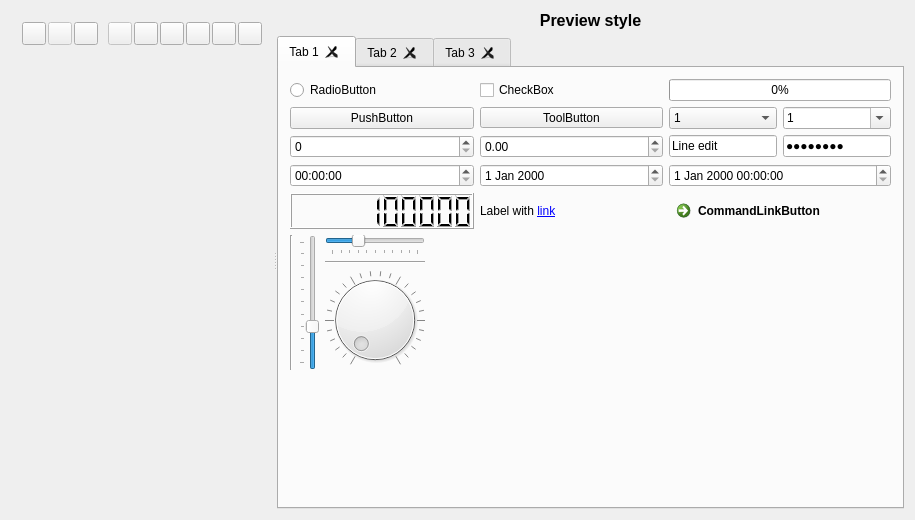
<?xml version="1.0" encoding="UTF-8"?>
<ui version="4.0">
 <class>QssEditor</class>
 <widget class="QWidget" name="QssEditor">
  <property name="geometry">
   <rect>
    <x>0</x>
    <y>0</y>
    <width>915</width>
    <height>520</height>
   </rect>
  </property>
  <layout class="QGridLayout" name="gridLayout_4">
   <item row="0" column="0">
    <widget class="QSplitter" name="splitter">
     <property name="orientation">
      <enum>Qt::Horizontal</enum>
     </property>
     <widget class="QWidget" name="layoutWidget">
      <layout class="QVBoxLayout" name="verticalLayout">
       <item>
        <layout class="QHBoxLayout" name="horizontalLayout">
         <property name="spacing">
          <number>2</number>
         </property>
         <item>
          <widget class="QToolButton" name="toolOpen">
           <property name="toolTip">
            <string>Open style</string>
           </property>
          </widget>
         </item>
         <item>
          <widget class="QToolButton" name="toolSave">
           <property name="enabled">
            <bool>false</bool>
           </property>
           <property name="toolTip">
            <string>Save style</string>
           </property>
          </widget>
         </item>
         <item>
          <widget class="QToolButton" name="toolSaveAs">
           <property name="toolTip">
            <string>Save style as</string>
           </property>
          </widget>
         </item>
         <item>
          <spacer name="horizontalSpacer_4">
           <property name="orientation">
            <enum>Qt::Horizontal</enum>
           </property>
           <property name="sizeType">
            <enum>QSizePolicy::Fixed</enum>
           </property>
           <property name="sizeHint" stdset="0">
            <size>
             <width>8</width>
             <height>20</height>
            </size>
           </property>
          </spacer>
         </item>
         <item>
          <widget class="QToolButton" name="toolClose">
           <property name="enabled">
            <bool>false</bool>
           </property>
           <property name="toolTip">
            <string>Close</string>
           </property>
          </widget>
         </item>
         <item>
          <spacer name="horizontalSpacer">
           <property name="orientation">
            <enum>Qt::Horizontal</enum>
           </property>
           <property name="sizeHint" stdset="0">
            <size>
             <width>0</width>
             <height>17</height>
            </size>
           </property>
          </spacer>
         </item>
         <item>
          <widget class="QToolButton" name="toolUndo">
           <property name="toolTip">
            <string>Undo</string>
           </property>
          </widget>
         </item>
         <item>
          <widget class="QToolButton" name="toolRedo">
           <property name="toolTip">
            <string>Redo</string>
           </property>
          </widget>
         </item>
         <item>
          <spacer name="horizontalSpacer_3">
           <property name="orientation">
            <enum>Qt::Horizontal</enum>
           </property>
           <property name="sizeHint" stdset="0">
            <size>
             <width>0</width>
             <height>20</height>
            </size>
           </property>
          </spacer>
         </item>
         <item>
          <widget class="QToolButton" name="toolOptions">
           <property name="toolTip">
            <string>Options</string>
           </property>
          </widget>
         </item>
         <item>
          <widget class="QToolButton" name="toolAbout">
           <property name="icon">
            <iconset resource="qsseditor.qrc">
             <normaloff>:/images/qsseditor.ico</normaloff>:/images/qsseditor.ico</iconset>
           </property>
          </widget>
         </item>
         <item>
          <widget class="QToolButton" name="toolAboutQt"/>
         </item>
        </layout>
       </item>
       <item>
        <widget class="QsciScintilla" name="text" native="true">
         <property name="sizePolicy">
          <sizepolicy hsizetype="Preferred" vsizetype="Preferred">
           <horstretch>0</horstretch>
           <verstretch>1</verstretch>
          </sizepolicy>
         </property>
        </widget>
       </item>
      </layout>
     </widget>
     <widget class="QWidget" name="widgetAllWidgets" native="true">
      <layout class="QGridLayout" name="gridLayout">
       <property name="leftMargin">
        <number>0</number>
       </property>
       <property name="topMargin">
        <number>0</number>
       </property>
       <property name="rightMargin">
        <number>0</number>
       </property>
       <property name="bottomMargin">
        <number>0</number>
       </property>
       <item row="0" column="0">
        <widget class="QLabel" name="labelPreview">
         <property name="font">
          <font>
           <pointsize>12</pointsize>
           <weight>75</weight>
           <bold>true</bold>
          </font>
         </property>
         <property name="text">
          <string>Preview style</string>
         </property>
         <property name="alignment">
          <set>Qt::AlignCenter</set>
         </property>
        </widget>
       </item>
       <item row="1" column="0">
        <widget class="QTabWidget" name="tabWidget">
         <property name="currentIndex">
          <number>0</number>
         </property>
         <property name="tabsClosable">
          <bool>true</bool>
         </property>
         <widget class="QWidget" name="tab_1">
          <attribute name="title">
           <string notr="true">Tab 1</string>
          </attribute>
          <layout class="QGridLayout" name="gridLayout_7">
           <item row="0" column="0" colspan="2">
            <layout class="QGridLayout" name="gridLayout_6">
             <item row="0" column="0">
              <widget class="QRadioButton" name="radioButton">
               <property name="text">
                <string notr="true">RadioButton</string>
               </property>
              </widget>
             </item>
             <item row="0" column="1">
              <widget class="QCheckBox" name="checkBox">
               <property name="text">
                <string notr="true">CheckBox</string>
               </property>
               <property name="tristate">
                <bool>true</bool>
               </property>
              </widget>
             </item>
             <item row="0" column="2">
              <widget class="QProgressBar" name="progressBar">
               <property name="maximum">
                <number>20</number>
               </property>
               <property name="value">
                <number>0</number>
               </property>
              </widget>
             </item>
             <item row="1" column="0">
              <widget class="QPushButton" name="pushButton">
               <property name="sizePolicy">
                <sizepolicy hsizetype="MinimumExpanding" vsizetype="Fixed">
                 <horstretch>0</horstretch>
                 <verstretch>0</verstretch>
                </sizepolicy>
               </property>
               <property name="text">
                <string notr="true">PushButton</string>
               </property>
              </widget>
             </item>
             <item row="1" column="1">
              <widget class="QToolButton" name="toolButton">
               <property name="sizePolicy">
                <sizepolicy hsizetype="MinimumExpanding" vsizetype="Fixed">
                 <horstretch>0</horstretch>
                 <verstretch>0</verstretch>
                </sizepolicy>
               </property>
               <property name="text">
                <string notr="true">ToolButton</string>
               </property>
               <property name="popupMode">
                <enum>QToolButton::InstantPopup</enum>
               </property>
              </widget>
             </item>
             <item row="1" column="2">
              <layout class="QHBoxLayout" name="horizontalLayout_3">
               <item>
                <widget class="QComboBox" name="comboBoxReadOnly">
                 <property name="sizePolicy">
                  <sizepolicy hsizetype="MinimumExpanding" vsizetype="Fixed">
                   <horstretch>0</horstretch>
                   <verstretch>0</verstretch>
                  </sizepolicy>
                 </property>
                 <item>
                  <property name="text">
                   <string notr="true">1</string>
                  </property>
                 </item>
                 <item>
                  <property name="text">
                   <string notr="true">2</string>
                  </property>
                 </item>
                 <item>
                  <property name="text">
                   <string notr="true">3</string>
                  </property>
                 </item>
                </widget>
               </item>
               <item>
                <widget class="QComboBox" name="comboBoxEditable">
                 <property name="sizePolicy">
                  <sizepolicy hsizetype="MinimumExpanding" vsizetype="Fixed">
                   <horstretch>0</horstretch>
                   <verstretch>0</verstretch>
                  </sizepolicy>
                 </property>
                 <property name="editable">
                  <bool>true</bool>
                 </property>
                 <item>
                  <property name="text">
                   <string notr="true">1</string>
                  </property>
                 </item>
                 <item>
                  <property name="text">
                   <string notr="true">2</string>
                  </property>
                 </item>
                 <item>
                  <property name="text">
                   <string notr="true">3</string>
                  </property>
                 </item>
                </widget>
               </item>
              </layout>
             </item>
             <item row="2" column="0">
              <widget class="QSpinBox" name="spinBox"/>
             </item>
             <item row="2" column="1">
              <widget class="QDoubleSpinBox" name="doubleSpinBox"/>
             </item>
             <item row="2" column="2">
              <layout class="QHBoxLayout" name="horizontalLayout_2">
               <item>
                <widget class="QLineEdit" name="lineEdit">
                 <property name="text">
                  <string notr="true">Line edit</string>
                 </property>
                </widget>
               </item>
               <item>
                <widget class="QLineEdit" name="lineEdit_2">
                 <property name="text">
                  <string notr="true">Password</string>
                 </property>
                 <property name="echoMode">
                  <enum>QLineEdit::Password</enum>
                 </property>
                </widget>
               </item>
              </layout>
             </item>
             <item row="3" column="0">
              <widget class="QTimeEdit" name="timeEdit"/>
             </item>
             <item row="3" column="1">
              <widget class="QDateEdit" name="dateEdit"/>
             </item>
             <item row="3" column="2">
              <widget class="QDateTimeEdit" name="dateTimeEdit"/>
             </item>
             <item row="4" column="0">
              <widget class="QLCDNumber" name="lcdNumber">
               <property name="digitCount">
                <number>10</number>
               </property>
               <property name="intValue" stdset="0">
                <number>1234567890</number>
               </property>
              </widget>
             </item>
             <item row="4" column="1">
              <widget class="QLabel" name="label">
               <property name="text">
                <string notr="true">Label with &lt;a href=&quot;http://google.com&quot;&gt;link&lt;/a&gt;</string>
               </property>
              </widget>
             </item>
             <item row="4" column="2">
              <widget class="QCommandLinkButton" name="commandLinkButton">
               <property name="text">
                <string notr="true">CommandLinkButton</string>
               </property>
              </widget>
             </item>
            </layout>
           </item>
           <item row="2" column="0">
            <layout class="QGridLayout" name="gridLayout_5">
             <item row="0" column="0" rowspan="3">
              <widget class="Line" name="line_2">
               <property name="orientation">
                <enum>Qt::Vertical</enum>
               </property>
              </widget>
             </item>
             <item row="0" column="1" rowspan="3">
              <widget class="QSlider" name="verticalSlider">
               <property name="value">
                <number>30</number>
               </property>
               <property name="orientation">
                <enum>Qt::Vertical</enum>
               </property>
               <property name="tickPosition">
                <enum>QSlider::TicksAbove</enum>
               </property>
              </widget>
             </item>
             <item row="0" column="2">
              <widget class="QSlider" name="horizontalSlider">
               <property name="sizePolicy">
                <sizepolicy hsizetype="Minimum" vsizetype="Fixed">
                 <horstretch>0</horstretch>
                 <verstretch>0</verstretch>
                </sizepolicy>
               </property>
               <property name="value">
                <number>30</number>
               </property>
               <property name="orientation">
                <enum>Qt::Horizontal</enum>
               </property>
               <property name="tickPosition">
                <enum>QSlider::TicksBelow</enum>
               </property>
              </widget>
             </item>
             <item row="1" column="2">
              <widget class="Line" name="line">
               <property name="orientation">
                <enum>Qt::Horizontal</enum>
               </property>
              </widget>
             </item>
             <item row="2" column="2">
              <widget class="QDial" name="dial">
               <property name="notchesVisible">
                <bool>true</bool>
               </property>
              </widget>
             </item>
            </layout>
           </item>
           <item row="2" column="1">
            <spacer name="horizontalSpacer_2">
             <property name="orientation">
              <enum>Qt::Horizontal</enum>
             </property>
             <property name="sizeHint" stdset="0">
              <size>
               <width>0</width>
               <height>20</height>
              </size>
             </property>
            </spacer>
           </item>
           <item row="3" column="0">
            <spacer name="verticalSpacer">
             <property name="orientation">
              <enum>Qt::Vertical</enum>
             </property>
             <property name="sizeHint" stdset="0">
              <size>
               <width>20</width>
               <height>0</height>
              </size>
             </property>
            </spacer>
           </item>
          </layout>
         </widget>
         <widget class="QWidget" name="tab_2">
          <attribute name="title">
           <string notr="true">Tab 2</string>
          </attribute>
          <layout class="QGridLayout" name="gridLayout_2">
           <item row="0" column="0">
            <widget class="QListWidget" name="listWidget">
             <item>
              <property name="text">
               <string notr="true">I1</string>
              </property>
              <property name="icon">
               <iconset resource="qsseditor.qrc">
                <normaloff>:/images/battery.png</normaloff>:/images/battery.png</iconset>
              </property>
             </item>
             <item>
              <property name="text">
               <string notr="true">I2</string>
              </property>
              <property name="icon">
               <iconset resource="qsseditor.qrc">
                <normaloff>:/images/image-sunset.png</normaloff>:/images/image-sunset.png</iconset>
              </property>
             </item>
             <item>
              <property name="text">
               <string notr="true">I3</string>
              </property>
              <property name="icon">
               <iconset resource="qsseditor.qrc">
                <normaloff>:/images/user.png</normaloff>:/images/user.png</iconset>
              </property>
             </item>
             <item>
              <property name="text">
               <string notr="true">I4</string>
              </property>
             </item>
             <item>
              <property name="text">
               <string notr="true">I5</string>
              </property>
             </item>
             <item>
              <property name="text">
               <string notr="true">I6</string>
              </property>
             </item>
             <item>
              <property name="text">
               <string notr="true">I7</string>
              </property>
             </item>
             <item>
              <property name="text">
               <string notr="true">I8</string>
              </property>
             </item>
             <item>
              <property name="text">
               <string notr="true">I9</string>
              </property>
             </item>
             <item>
              <property name="text">
               <string notr="true">I10</string>
              </property>
             </item>
             <item>
              <property name="text">
               <string notr="true">I11</string>
              </property>
             </item>
             <item>
              <property name="text">
               <string notr="true">I12</string>
              </property>
             </item>
             <item>
              <property name="text">
               <string notr="true">I14</string>
              </property>
             </item>
             <item>
              <property name="text">
               <string notr="true">I15</string>
              </property>
             </item>
             <item>
              <property name="text">
               <string notr="true">I16</string>
              </property>
             </item>
             <item>
              <property name="text">
               <string notr="true">I17</string>
              </property>
             </item>
             <item>
              <property name="text">
               <string notr="true">I18</string>
              </property>
             </item>
             <item>
              <property name="text">
               <string notr="true">I19</string>
              </property>
             </item>
             <item>
              <property name="text">
               <string notr="true">I20</string>
              </property>
             </item>
            </widget>
           </item>
           <item row="0" column="1">
            <widget class="QListWidget" name="listWidgetIcons">
             <property name="flow">
              <enum>QListView::LeftToRight</enum>
             </property>
             <property name="viewMode">
              <enum>QListView::IconMode</enum>
             </property>
             <item>
              <property name="text">
               <string notr="true">I1</string>
              </property>
              <property name="icon">
               <iconset resource="qsseditor.qrc">
                <normaloff>:/images/battery.png</normaloff>:/images/battery.png</iconset>
              </property>
             </item>
             <item>
              <property name="text">
               <string notr="true">I2</string>
              </property>
              <property name="icon">
               <iconset resource="qsseditor.qrc">
                <normaloff>:/images/image-sunset.png</normaloff>:/images/image-sunset.png</iconset>
              </property>
             </item>
             <item>
              <property name="text">
               <string notr="true">I3</string>
              </property>
              <property name="icon">
               <iconset resource="qsseditor.qrc">
                <normaloff>:/images/user.png</normaloff>:/images/user.png</iconset>
              </property>
             </item>
            </widget>
           </item>
           <item row="1" column="0">
            <widget class="QTableWidget" name="table">
             <property name="sortingEnabled">
              <bool>true</bool>
             </property>
             <attribute name="horizontalHeaderShowSortIndicator" stdset="0">
              <bool>true</bool>
             </attribute>
             <attribute name="verticalHeaderShowSortIndicator" stdset="0">
              <bool>true</bool>
             </attribute>
             <row>
              <property name="text">
               <string notr="true">R1</string>
              </property>
             </row>
             <row>
              <property name="text">
               <string notr="true">R2</string>
              </property>
             </row>
             <row>
              <property name="text">
               <string notr="true">R3</string>
              </property>
             </row>
             <column>
              <property name="text">
               <string notr="true">C1</string>
              </property>
             </column>
             <column>
              <property name="text">
               <string notr="true">C2</string>
              </property>
             </column>
             <item row="0" column="0">
              <property name="text">
               <string notr="true">1,1</string>
              </property>
             </item>
             <item row="0" column="1">
              <property name="text">
               <string notr="true">1,2</string>
              </property>
             </item>
             <item row="1" column="0">
              <property name="text">
               <string notr="true">2,1</string>
              </property>
             </item>
             <item row="1" column="1">
              <property name="text">
               <string notr="true">2,2</string>
              </property>
             </item>
             <item row="2" column="0">
              <property name="text">
               <string notr="true">3,1</string>
              </property>
              <property name="flags">
               <set>ItemIsSelectable|ItemIsDragEnabled|ItemIsUserCheckable</set>
              </property>
             </item>
             <item row="2" column="1">
              <property name="text">
               <string notr="true">2,3</string>
              </property>
              <property name="flags">
               <set>ItemIsSelectable|ItemIsDragEnabled|ItemIsUserCheckable</set>
              </property>
             </item>
            </widget>
           </item>
           <item row="1" column="1">
            <widget class="QTreeWidget" name="tree">
             <property name="allColumnsShowFocus">
              <bool>true</bool>
             </property>
             <attribute name="headerShowSortIndicator" stdset="0">
              <bool>true</bool>
             </attribute>
             <column>
              <property name="text">
               <string notr="true">C1</string>
              </property>
             </column>
             <column>
              <property name="text">
               <string notr="true">C2</string>
              </property>
             </column>
             <item>
              <property name="text">
               <string notr="true">R1</string>
              </property>
              <property name="text">
               <string notr="true"/>
              </property>
              <item>
               <property name="text">
                <string notr="true">C1</string>
               </property>
               <property name="checkState">
                <enum>Checked</enum>
               </property>
               <property name="text">
                <string notr="true">X1</string>
               </property>
               <property name="checkState">
                <enum>Checked</enum>
               </property>
              </item>
              <item>
               <property name="text">
                <string notr="true">C2</string>
               </property>
               <property name="checkState">
                <enum>PartiallyChecked</enum>
               </property>
               <property name="text">
                <string notr="true">X2</string>
               </property>
               <property name="checkState">
                <enum>PartiallyChecked</enum>
               </property>
              </item>
              <item>
               <property name="text">
                <string notr="true">C3</string>
               </property>
               <property name="text">
                <string notr="true">X3</string>
               </property>
               <property name="flags">
                <set>ItemIsSelectable|ItemIsDragEnabled|ItemIsUserCheckable</set>
               </property>
              </item>
             </item>
             <item>
              <property name="text">
               <string notr="true">R2</string>
              </property>
              <property name="flags">
               <set>ItemIsSelectable|ItemIsDragEnabled|ItemIsUserCheckable</set>
              </property>
             </item>
            </widget>
           </item>
          </layout>
         </widget>
         <widget class="QWidget" name="tab_3">
          <attribute name="title">
           <string notr="true">Tab 3</string>
          </attribute>
          <layout class="QGridLayout" name="gridLayout_8">
           <item row="0" column="0">
            <widget class="QTextBrowser" name="textBrowser">
             <property name="undoRedoEnabled">
              <bool>true</bool>
             </property>
             <property name="html">
              <string notr="true">&lt;!DOCTYPE HTML PUBLIC &quot;-//W3C//DTD HTML 4.0//EN&quot; &quot;http://www.w3.org/TR/REC-html40/strict.dtd&quot;&gt;
&lt;html&gt;&lt;head&gt;&lt;meta name=&quot;qrichtext&quot; content=&quot;1&quot; /&gt;&lt;style type=&quot;text/css&quot;&gt;
p, li { white-space: pre-wrap; }
&lt;/style&gt;&lt;/head&gt;&lt;body style=&quot; font-family:'MS Shell Dlg 2'; font-size:8.25pt; font-weight:400; font-style:normal;&quot;&gt;
&lt;p style=&quot; margin-top:0px; margin-bottom:0px; margin-left:0px; margin-right:0px; -qt-block-indent:0; text-indent:0px;&quot;&gt;&lt;span style=&quot; font-size:8pt;&quot;&gt;Text &lt;/span&gt;&lt;span style=&quot; font-size:8pt; font-weight:600;&quot;&gt;browser&lt;/span&gt;&lt;span style=&quot; font-size:8pt;&quot;&gt; &lt;/span&gt;&lt;span style=&quot; font-size:8pt; font-style:italic;&quot;&gt;with&lt;/span&gt;&lt;span style=&quot; font-size:8pt;&quot;&gt; &lt;/span&gt;&lt;span style=&quot; font-size:8pt; text-decoration: underline;&quot;&gt;some&lt;/span&gt;&lt;span style=&quot; font-size:8pt;&quot;&gt; &lt;/span&gt;&lt;span style=&quot; font-size:8pt; font-weight:600; font-style:italic;&quot;&gt;text &lt;/span&gt;&lt;span style=&quot; font-size:8pt;&quot;&gt;and &lt;/span&gt;&lt;a href=&quot;http://google.com&quot;&gt;&lt;span style=&quot; font-size:8pt; text-decoration: underline; color:#0000ff;&quot;&gt;links&lt;/span&gt;&lt;/a&gt;&lt;/p&gt;&lt;/body&gt;&lt;/html&gt;</string>
             </property>
             <property name="openLinks">
              <bool>false</bool>
             </property>
            </widget>
           </item>
           <item row="0" column="1">
            <widget class="QTextEdit" name="textEdit">
             <property name="html">
              <string notr="true">&lt;!DOCTYPE HTML PUBLIC &quot;-//W3C//DTD HTML 4.0//EN&quot; &quot;http://www.w3.org/TR/REC-html40/strict.dtd&quot;&gt;
&lt;html&gt;&lt;head&gt;&lt;meta name=&quot;qrichtext&quot; content=&quot;1&quot; /&gt;&lt;style type=&quot;text/css&quot;&gt;
p, li { white-space: pre-wrap; }
&lt;/style&gt;&lt;/head&gt;&lt;body style=&quot; font-family:'MS Shell Dlg 2'; font-size:8.25pt; font-weight:400; font-style:normal;&quot;&gt;
&lt;p style=&quot; margin-top:0px; margin-bottom:0px; margin-left:0px; margin-right:0px; -qt-block-indent:0; text-indent:0px;&quot;&gt;&lt;span style=&quot; font-size:8pt;&quot;&gt;Text edit&lt;/span&gt;&lt;/p&gt;&lt;/body&gt;&lt;/html&gt;</string>
             </property>
            </widget>
           </item>
           <item row="0" column="2">
            <widget class="QCalendarWidget" name="calendarWidget"/>
           </item>
           <item row="1" column="0" colspan="3">
            <widget class="QGroupBox" name="groupBox">
             <property name="sizePolicy">
              <sizepolicy hsizetype="Preferred" vsizetype="Preferred">
               <horstretch>1</horstretch>
               <verstretch>0</verstretch>
              </sizepolicy>
             </property>
             <property name="title">
              <string notr="true">GroupBox</string>
             </property>
             <layout class="QGridLayout" name="gridLayout_3">
              <item row="0" column="0">
               <widget class="QScrollArea" name="scrollArea">
                <property name="widgetResizable">
                 <bool>true</bool>
                </property>
                <widget class="QWidget" name="scrollAreaWidgetContents">
                 <property name="geometry">
                  <rect>
                   <x>0</x>
                   <y>0</y>
                   <width>253</width>
                   <height>141</height>
                  </rect>
                 </property>
                 <layout class="QGridLayout" name="gridLayout_9">
                  <item row="0" column="1">
                   <widget class="QFrame" name="frame">
                    <property name="sizePolicy">
                     <sizepolicy hsizetype="Preferred" vsizetype="Preferred">
                      <horstretch>1</horstretch>
                      <verstretch>0</verstretch>
                     </sizepolicy>
                    </property>
                    <property name="frameShape">
                     <enum>QFrame::StyledPanel</enum>
                    </property>
                    <property name="frameShadow">
                     <enum>QFrame::Raised</enum>
                    </property>
                    <layout class="QGridLayout" name="gridLayout_10">
                     <item row="0" column="0">
                      <widget class="QLabel" name="label_2">
                       <property name="text">
                        <string notr="true">Frame</string>
                       </property>
                      </widget>
                     </item>
                     <item row="1" column="0">
                      <spacer name="verticalSpacer_2">
                       <property name="orientation">
                        <enum>Qt::Vertical</enum>
                       </property>
                       <property name="sizeHint" stdset="0">
                        <size>
                         <width>20</width>
                         <height>46</height>
                        </size>
                       </property>
                      </spacer>
                     </item>
                    </layout>
                   </widget>
                  </item>
                  <item row="0" column="0" rowspan="2">
                   <widget class="QToolBox" name="toolBox">
                    <property name="currentIndex">
                     <number>0</number>
                    </property>
                    <widget class="QWidget" name="page">
                     <property name="geometry">
                      <rect>
                       <x>0</x>
                       <y>0</y>
                       <width>98</width>
                       <height>28</height>
                      </rect>
                     </property>
                     <attribute name="label">
                      <string notr="true">Toolbox1</string>
                     </attribute>
                    </widget>
                    <widget class="QWidget" name="page_2">
                     <property name="geometry">
                      <rect>
                       <x>0</x>
                       <y>0</y>
                       <width>98</width>
                       <height>28</height>
                      </rect>
                     </property>
                     <attribute name="label">
                      <string notr="true">Toolbox2</string>
                     </attribute>
                    </widget>
                   </widget>
                  </item>
                  <item row="0" column="2">
                   <widget class="QDockWidget" name="dockWidget">
                    <property name="sizePolicy">
                     <sizepolicy hsizetype="Preferred" vsizetype="Preferred">
                      <horstretch>1</horstretch>
                      <verstretch>1</verstretch>
                     </sizepolicy>
                    </property>
                    <property name="windowTitle">
                     <string notr="true">Dock widget</string>
                    </property>
                    <widget class="QWidget" name="dockWidgetContents_3"/>
                   </widget>
                  </item>
                  <item row="1" column="1" colspan="2">
                   <widget class="QMdiArea" name="mdiArea">
                    <property name="sizePolicy">
                     <sizepolicy hsizetype="Expanding" vsizetype="Expanding">
                      <horstretch>0</horstretch>
                      <verstretch>2</verstretch>
                     </sizepolicy>
                    </property>
                   </widget>
                  </item>
                 </layout>
                </widget>
               </widget>
              </item>
             </layout>
            </widget>
           </item>
          </layout>
         </widget>
        </widget>
       </item>
      </layout>
     </widget>
    </widget>
   </item>
  </layout>
 </widget>
 <layoutdefault spacing="6" margin="11"/>
 <customwidgets>
  <customwidget>
   <class>QsciScintilla</class>
   <extends>QWidget</extends>
   <header>Qsci/qsciscintilla.h</header>
   <container>1</container>
   <slots>
    <signal>textChanged()</signal>
    <slot>undo()</slot>
    <slot>redo()</slot>
   </slots>
  </customwidget>
 </customwidgets>
 <tabstops>
  <tabstop>toolOpen</tabstop>
  <tabstop>toolSave</tabstop>
  <tabstop>toolSaveAs</tabstop>
  <tabstop>toolClose</tabstop>
  <tabstop>toolUndo</tabstop>
  <tabstop>toolRedo</tabstop>
  <tabstop>toolOptions</tabstop>
  <tabstop>toolAbout</tabstop>
  <tabstop>toolAboutQt</tabstop>
  <tabstop>tabWidget</tabstop>
  <tabstop>radioButton</tabstop>
  <tabstop>checkBox</tabstop>
  <tabstop>pushButton</tabstop>
  <tabstop>toolButton</tabstop>
  <tabstop>comboBoxReadOnly</tabstop>
  <tabstop>comboBoxEditable</tabstop>
  <tabstop>spinBox</tabstop>
  <tabstop>doubleSpinBox</tabstop>
  <tabstop>lineEdit</tabstop>
  <tabstop>lineEdit_2</tabstop>
  <tabstop>timeEdit</tabstop>
  <tabstop>dateEdit</tabstop>
  <tabstop>dateTimeEdit</tabstop>
  <tabstop>verticalSlider</tabstop>
  <tabstop>horizontalSlider</tabstop>
  <tabstop>dial</tabstop>
  <tabstop>commandLinkButton</tabstop>
  <tabstop>listWidget</tabstop>
  <tabstop>listWidgetIcons</tabstop>
  <tabstop>table</tabstop>
  <tabstop>tree</tabstop>
  <tabstop>textBrowser</tabstop>
  <tabstop>textEdit</tabstop>
  <tabstop>calendarWidget</tabstop>
  <tabstop>scrollArea</tabstop>
 </tabstops>
 <resources>
  <include location="qsseditor.qrc"/>
 </resources>
 <connections>
  <connection>
   <sender>text</sender>
   <signal>textChanged()</signal>
   <receiver>QssEditor</receiver>
   <slot>slotCssChanged()</slot>
   <hints>
    <hint type="sourcelabel">
     <x>57</x>
     <y>244</y>
    </hint>
    <hint type="destinationlabel">
     <x>457</x>
     <y>244</y>
    </hint>
   </hints>
  </connection>
  <connection>
   <sender>toolOpen</sender>
   <signal>clicked()</signal>
   <receiver>QssEditor</receiver>
   <slot>slotOpen()</slot>
   <hints>
    <hint type="sourcelabel">
     <x>31</x>
     <y>32</y>
    </hint>
    <hint type="destinationlabel">
     <x>243</x>
     <y>155</y>
    </hint>
   </hints>
  </connection>
  <connection>
   <sender>toolSave</sender>
   <signal>clicked()</signal>
   <receiver>QssEditor</receiver>
   <slot>slotSave()</slot>
   <hints>
    <hint type="sourcelabel">
     <x>58</x>
     <y>32</y>
    </hint>
    <hint type="destinationlabel">
     <x>242</x>
     <y>195</y>
    </hint>
   </hints>
  </connection>
  <connection>
   <sender>toolSaveAs</sender>
   <signal>clicked()</signal>
   <receiver>QssEditor</receiver>
   <slot>slotSaveAs()</slot>
   <hints>
    <hint type="sourcelabel">
     <x>83</x>
     <y>32</y>
    </hint>
    <hint type="destinationlabel">
     <x>243</x>
     <y>272</y>
    </hint>
   </hints>
  </connection>
  <connection>
   <sender>toolOptions</sender>
   <signal>clicked()</signal>
   <receiver>QssEditor</receiver>
   <slot>slotOptions()</slot>
   <hints>
    <hint type="sourcelabel">
     <x>187</x>
     <y>32</y>
    </hint>
    <hint type="destinationlabel">
     <x>238</x>
     <y>324</y>
    </hint>
   </hints>
  </connection>
  <connection>
   <sender>toolUndo</sender>
   <signal>clicked()</signal>
   <receiver>text</receiver>
   <slot>undo()</slot>
   <hints>
    <hint type="sourcelabel">
     <x>135</x>
     <y>32</y>
    </hint>
    <hint type="destinationlabel">
     <x>54</x>
     <y>321</y>
    </hint>
   </hints>
  </connection>
  <connection>
   <sender>toolRedo</sender>
   <signal>clicked()</signal>
   <receiver>text</receiver>
   <slot>redo()</slot>
   <hints>
    <hint type="sourcelabel">
     <x>160</x>
     <y>28</y>
    </hint>
    <hint type="destinationlabel">
     <x>96</x>
     <y>339</y>
    </hint>
   </hints>
  </connection>
  <connection>
   <sender>toolClose</sender>
   <signal>clicked()</signal>
   <receiver>QssEditor</receiver>
   <slot>slotClose()</slot>
   <hints>
    <hint type="sourcelabel">
     <x>99</x>
     <y>22</y>
    </hint>
    <hint type="destinationlabel">
     <x>925</x>
     <y>170</y>
    </hint>
   </hints>
  </connection>
  <connection>
   <sender>toolAbout</sender>
   <signal>clicked()</signal>
   <receiver>QssEditor</receiver>
   <slot>slotAbout()</slot>
   <hints>
    <hint type="sourcelabel">
     <x>208</x>
     <y>25</y>
    </hint>
    <hint type="destinationlabel">
     <x>937</x>
     <y>21</y>
    </hint>
   </hints>
  </connection>
  <connection>
   <sender>toolAboutQt</sender>
   <signal>clicked()</signal>
   <receiver>QssEditor</receiver>
   <slot>slotAboutQt()</slot>
   <hints>
    <hint type="sourcelabel">
     <x>245</x>
     <y>20</y>
    </hint>
    <hint type="destinationlabel">
     <x>936</x>
     <y>50</y>
    </hint>
   </hints>
  </connection>
 </connections>
 <slots>
  <slot>slotCssChanged()</slot>
  <slot>slotOpen()</slot>
  <slot>slotSave()</slot>
  <slot>slotSaveAs()</slot>
  <slot>slotOptions()</slot>
  <slot>slotClose()</slot>
  <slot>slotAbout()</slot>
  <slot>slotAboutQt()</slot>
 </slots>
</ui>
